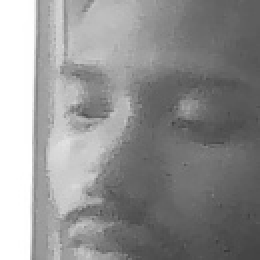
#> input picture Backend/auth/samples/face.1.14.jpg, 130 x 130 px (shown 2 times larger); its folder holds only this picture in this run
$ python trainer.py
#> lines starting #> are read from the running program, lines starting #| are printed output that depends on the picture
import cv2
import numpy as np
from PIL import Image
import os
import logging

# Configure logging
logging.basicConfig(level=logging.INFO, format='%(asctime)s - %(levelname)s - %(message)s')
logger = logging.getLogger(__name__)

def _resolve_auth_path(*parts: str) -> str:
    base_dir = os.path.dirname(os.path.abspath(__file__))
    return os.path.join(base_dir, *parts)


def Images_And_Labels(path):
#> called with path = 'Backend/auth/samples'
    try:
        if not os.path.exists(path):
            logger.error(f"Sample path {path} does not exist")
            return [], []

        if not hasattr(cv2, 'face'):
            logger.error("OpenCV 'cv2.face' module not found. Install opencv-contrib-python.")
            return [], []

        recognizer = cv2.face.LBPHFaceRecognizer_create()
        cascade_path = _resolve_auth_path("haarcascade_frontalface_default.xml")
        detector = cv2.CascadeClassifier(cascade_path)

        if detector.empty():
            logger.error("Failed to load cascade classifier")
            return [], []

        image_paths = [os.path.join(path, f) for f in os.listdir(path) if f.endswith('.jpg')]
        face_samples = []
        ids = []

        for image_path in image_paths:
            try:
                gray_img = Image.open(image_path).convert('L')
#> gray_img is the input picture: PIL image 130x130 L; min 55, max 255, mean 145.1
                img_arr = np.array(gray_img, 'uint8')

                # Basic data augmentation
                flipped_img = cv2.flip(img_arr, 1)  # Horizontal flip
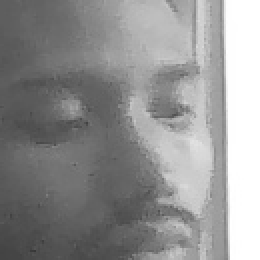
#> flipped_img: shape (130, 130) (shown 2 times larger); min 55, max 255, mean 145.1
                bright_img = cv2.convertScaleAbs(img_arr, alpha=1.2, beta=10)  # Brightness adjustment
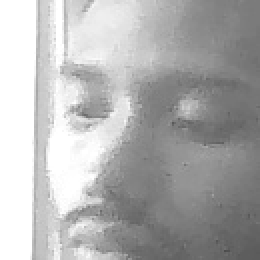
#> bright_img: shape (130, 130) (shown 2 times larger); min 76, max 255, mean 176.4

                id = int(os.path.split(image_path)[-1].split(".")[1])
                faces = detector.detectMultiScale(img_arr, scaleFactor=1.1, minNeighbors=6)
#> faces = ()

                for (x, y, w, h) in faces:
                    face_samples.append(img_arr[y:y+h, x:x+w])
                    face_samples.append(flipped_img[y:y+h, x:x+w])
                    face_samples.append(bright_img[y:y+h, x:x+w])
                    ids.extend([id] * 3)  # Add ID for each augmented image
#> this loop made 0 passes
#> after the loop, face_samples = []; ids = []

            except Exception as e:
                logger.warning(f"Error processing image {image_path}: {str(e)}")
                continue

        return face_samples, ids

    except Exception as e:
        logger.error(f"Error in Images_And_Labels: {str(e)}")
        return [], []

def train_model():
    try:
        path = _resolve_auth_path('samples')
        logger.info("Starting face training process...")

        faces, ids = Images_And_Labels(path)
#> faces = []; ids = []

        if not faces or not ids:
            logger.error("No valid training data found")
            return False

        recognizer = cv2.face.LBPHFaceRecognizer_create(radius=1, neighbors=8, grid_x=8, grid_y=8)
        recognizer.train(faces, np.array(ids))

        trainer_dir = _resolve_auth_path('trainer')
        os.makedirs(trainer_dir, exist_ok=True)
        recognizer.write(os.path.join(trainer_dir, 'trainer.yml'))

        logger.info("Model trained successfully")
        return True

    except Exception as e:
        logger.error(f"Error in training: {str(e)}")
        return False

if __name__ == "__main__":
    train_model()

$ run again, on Backend/auth/samples/face.1.15.jpg
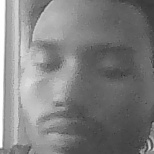
#> input picture Backend/auth/samples/face.1.15.jpg, 154 x 154 px
#> in Images_And_Labels, gray_img is the input picture: PIL image 154x154 L; min 45, max 255, mean 127.3
#> in Images_And_Labels, `flipped_img = cv2.flip(img_arr, 1)`:
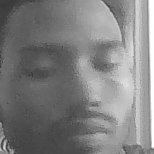
#> flipped_img: shape (154, 154); min 45, max 255, mean 127.3
#> in Images_And_Labels, `bright_img = cv2.convertScaleAbs(img_arr, alpha=1.2, beta=10)`:
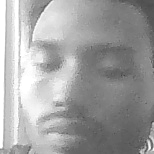
#> bright_img: shape (154, 154); min 64, max 255, mean 161.4
#> in Images_And_Labels, `faces = detector.detectMultiScale(img_arr, scaleFactor=1.1, minNeighbo..`: faces = [[9, 9, 133, 133]]
#> the loop in Images_And_Labels, `for (x, y, w, h) in faces:` made 1 pass
#> after the loop in Images_And_Labels, `for (x, y, w, h) in faces:`: face_samples = 3 items; ids = [1, 1, 1]
#> in train_model, `faces, ids = Images_And_Labels(path)`: faces = 3 items; ids = [1, 1, 1]

$ run again, on Backend/auth/samples/face.1.16.jpg
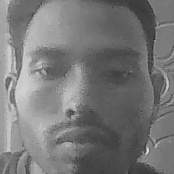
#> input picture Backend/auth/samples/face.1.16.jpg, 174 x 174 px
#> in Images_And_Labels, gray_img is the input picture: PIL image 174x174 L; min 37, max 225, mean 119.3
#> in Images_And_Labels, `flipped_img = cv2.flip(img_arr, 1)`:
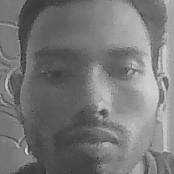
#> flipped_img: shape (174, 174); min 37, max 225, mean 119.3
#> in Images_And_Labels, `bright_img = cv2.convertScaleAbs(img_arr, alpha=1.2, beta=10)`:
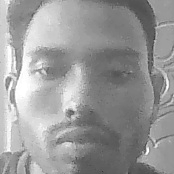
#> bright_img: shape (174, 174); min 54, max 255, mean 153.2
#> in Images_And_Labels, `faces = detector.detectMultiScale(img_arr, scaleFactor=1.1, minNeighbo..`: faces = [[8, 12, 148, 148]]
#> the loop in Images_And_Labels, `for (x, y, w, h) in faces:` made 1 pass
#> after the loop in Images_And_Labels, `for (x, y, w, h) in faces:`: face_samples = 3 items; ids = [1, 1, 1]
#> in train_model, `faces, ids = Images_And_Labels(path)`: faces = 3 items; ids = [1, 1, 1]
